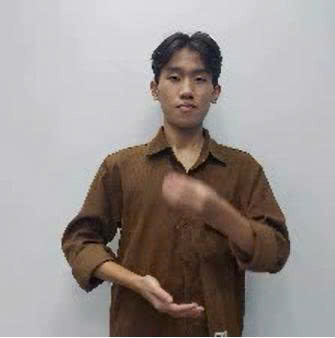
#> input picture b4a54d494e4ec010995f.jpg, 335 x 338 px
$ python tmp.py
#> lines starting #> are read from the running program, lines starting #| are printed output that depends on the picture
import cv2
import numpy as np

# Load ảnh
img = cv2.imread("./b4a54d494e4ec010995f.jpg")
#> img is the input picture: shape (338, 335, 3); mean B, G, R 145.3, 147.6, 155.2

h, w = img.shape[:2]
#> h = 338; w = 335

# Tạo ảnh RGBA (thêm alpha channel)
img_rgba = cv2.cvtColor(img, cv2.COLOR_BGR2BGRA)

# 4 điểm gốc
src = np.float32([
    [0, 0],
    [w, 0],
    [w, h],
    [0, h]
])
#> src = [[0, 0], [335, 0], [335, 338], [0, 338]]

# 4 điểm đích (nghiêng sang phải)
dst = np.float32([
    [0, 0],
    [w-80, 40],
    [w-80, h-40],
    [0, h]
])

# Ma trận perspective
M = cv2.getPerspectiveTransform(src, dst)

# Warp với nền trong suốt
out = cv2.warpPerspective(
    img_rgba,
    M,
    (w, h),
    borderMode=cv2.BORDER_CONSTANT,
    borderValue=(0, 0, 0, 0)   # Alpha = 0 → trong suốt
)
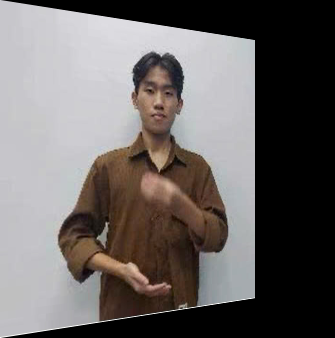
#> out: shape (338, 335, 4); mean B, G, R, A 99.9, 101.2, 106.2, 171.2

# Lưu PNG (bắt buộc PNG mới giữ transparency)
cv2.imwrite("output_transparent.png", out)

# cv2.imshow("Result", out)
cv2.waitKey(0)
cv2.destroyAllWindows()
